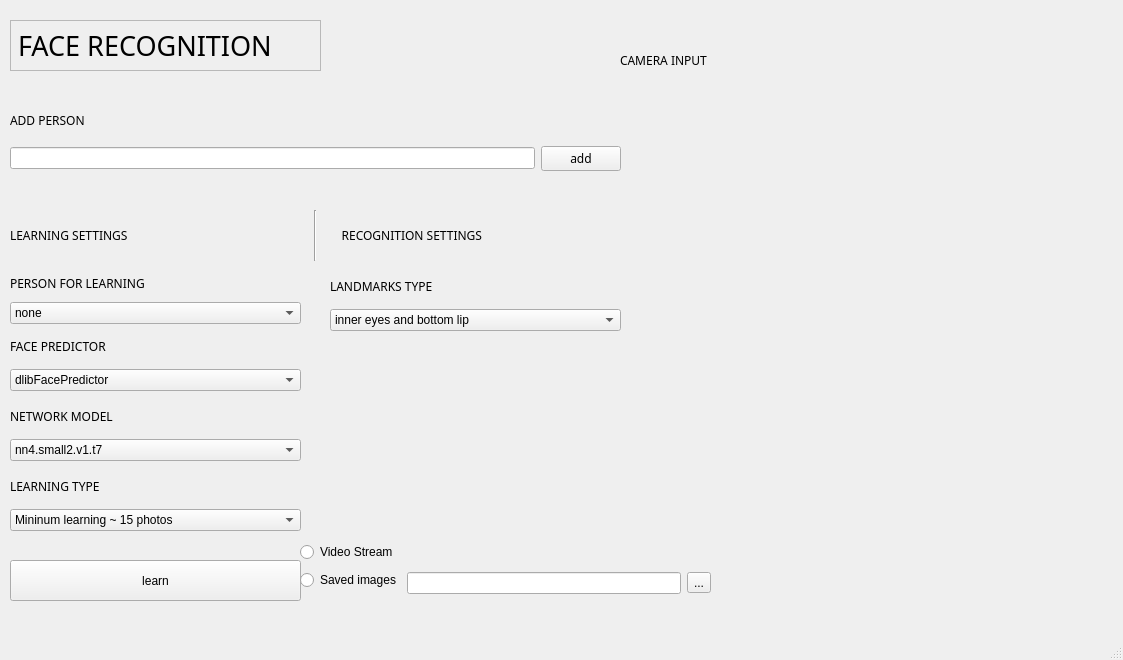
<?xml version="1.0" encoding="UTF-8"?>
<ui version="4.0">
 <class>MainWindow</class>
 <widget class="QMainWindow" name="MainWindow">
  <property name="geometry">
   <rect>
    <x>0</x>
    <y>0</y>
    <width>1123</width>
    <height>660</height>
   </rect>
  </property>
  <property name="palette">
   <palette>
    <active>
     <colorrole role="Shadow">
      <brush brushstyle="SolidPattern">
       <color alpha="255">
        <red>41</red>
        <green>186</green>
        <blue>1</blue>
       </color>
      </brush>
     </colorrole>
    </active>
    <inactive>
     <colorrole role="Shadow">
      <brush brushstyle="SolidPattern">
       <color alpha="255">
        <red>186</red>
        <green>186</green>
        <blue>185</blue>
       </color>
      </brush>
     </colorrole>
    </inactive>
    <disabled>
     <colorrole role="Shadow">
      <brush brushstyle="SolidPattern">
       <color alpha="255">
        <red>186</red>
        <green>186</green>
        <blue>185</blue>
       </color>
      </brush>
     </colorrole>
    </disabled>
   </palette>
  </property>
  <property name="windowTitle">
   <string>MainWindow</string>
  </property>
  <widget class="QWidget" name="centralwidget">
   <widget class="QLabel" name="label">
    <property name="geometry">
     <rect>
      <x>10</x>
      <y>20</y>
      <width>311</width>
      <height>51</height>
     </rect>
    </property>
    <property name="font">
     <font>
      <family>Rachana</family>
      <pointsize>20</pointsize>
     </font>
    </property>
    <property name="frameShape">
     <enum>QFrame::StyledPanel</enum>
    </property>
    <property name="text">
     <string>FACE RECOGNITION</string>
    </property>
   </widget>
   <widget class="QLabel" name="label_2">
    <property name="geometry">
     <rect>
      <x>620</x>
      <y>40</y>
      <width>431</width>
      <height>41</height>
     </rect>
    </property>
    <property name="font">
     <font>
      <family>Rachana</family>
     </font>
    </property>
    <property name="text">
     <string>CAMERA INPUT</string>
    </property>
   </widget>
   <widget class="QPushButton" name="pushButton_2">
    <property name="geometry">
     <rect>
      <x>10</x>
      <y>560</y>
      <width>291</width>
      <height>41</height>
     </rect>
    </property>
    <property name="text">
     <string>learn</string>
    </property>
   </widget>
   <widget class="QWidget" name="layoutWidget">
    <property name="geometry">
     <rect>
      <x>10</x>
      <y>330</y>
      <width>291</width>
      <height>61</height>
     </rect>
    </property>
    <layout class="QVBoxLayout" name="verticalLayout_3">
     <item>
      <widget class="QLabel" name="label_7">
       <property name="font">
        <font>
         <family>Rachana</family>
        </font>
       </property>
       <property name="text">
        <string>FACE PREDICTOR</string>
       </property>
      </widget>
     </item>
     <item>
      <widget class="QComboBox" name="comboBox_2">
       <item>
        <property name="text">
         <string>dlibFacePredictor</string>
        </property>
       </item>
      </widget>
     </item>
    </layout>
   </widget>
   <widget class="QWidget" name="layoutWidget_2">
    <property name="geometry">
     <rect>
      <x>10</x>
      <y>400</y>
      <width>291</width>
      <height>61</height>
     </rect>
    </property>
    <layout class="QVBoxLayout" name="verticalLayout_4">
     <item>
      <widget class="QLabel" name="label_8">
       <property name="font">
        <font>
         <family>Rachana</family>
        </font>
       </property>
       <property name="text">
        <string>NETWORK MODEL</string>
       </property>
      </widget>
     </item>
     <item>
      <widget class="QComboBox" name="comboBox_3">
       <item>
        <property name="text">
         <string>nn4.small2.v1.t7</string>
        </property>
       </item>
      </widget>
     </item>
    </layout>
   </widget>
   <widget class="QWidget" name="layoutWidget_3">
    <property name="geometry">
     <rect>
      <x>330</x>
      <y>270</y>
      <width>291</width>
      <height>61</height>
     </rect>
    </property>
    <layout class="QVBoxLayout" name="verticalLayout_5">
     <item>
      <widget class="QLabel" name="label_9">
       <property name="font">
        <font>
         <family>Rachana</family>
        </font>
       </property>
       <property name="text">
        <string>LANDMARKS TYPE</string>
       </property>
      </widget>
     </item>
     <item>
      <widget class="QComboBox" name="comboBox_4">
       <item>
        <property name="text">
         <string>inner eyes and bottom lip</string>
        </property>
       </item>
       <item>
        <property name="text">
         <string>outer eyes and nose</string>
        </property>
       </item>
      </widget>
     </item>
    </layout>
   </widget>
   <widget class="QWidget" name="layoutWidget">
    <property name="geometry">
     <rect>
      <x>10</x>
      <y>100</y>
      <width>611</width>
      <height>71</height>
     </rect>
    </property>
    <layout class="QVBoxLayout" name="verticalLayout">
     <item>
      <widget class="QLabel" name="label_3">
       <property name="font">
        <font>
         <family>Rachana</family>
        </font>
       </property>
       <property name="text">
        <string>ADD PERSON</string>
       </property>
      </widget>
     </item>
     <item>
      <layout class="QHBoxLayout" name="horizontalLayout">
       <item>
        <widget class="QLineEdit" name="lineEdit"/>
       </item>
       <item>
        <widget class="QPushButton" name="pushButton">
         <property name="font">
          <font>
           <family>Rachana</family>
          </font>
         </property>
         <property name="text">
          <string>add</string>
         </property>
        </widget>
       </item>
      </layout>
     </item>
    </layout>
   </widget>
   <widget class="QWidget" name="layoutWidget">
    <property name="geometry">
     <rect>
      <x>10</x>
      <y>210</y>
      <width>611</width>
      <height>51</height>
     </rect>
    </property>
    <layout class="QHBoxLayout" name="horizontalLayout_2">
     <item>
      <widget class="QLabel" name="label_5">
       <property name="font">
        <font>
         <family>Rachana</family>
        </font>
       </property>
       <property name="text">
        <string>LEARNING SETTINGS</string>
       </property>
      </widget>
     </item>
     <item>
      <widget class="Line" name="line">
       <property name="orientation">
        <enum>Qt::Vertical</enum>
       </property>
      </widget>
     </item>
     <item>
      <widget class="QLabel" name="label_6">
       <property name="font">
        <font>
         <family>Rachana</family>
        </font>
       </property>
       <property name="text">
        <string>      RECOGNITION SETTINGS</string>
       </property>
      </widget>
     </item>
    </layout>
   </widget>
   <widget class="QWidget" name="layoutWidget">
    <property name="geometry">
     <rect>
      <x>10</x>
      <y>270</y>
      <width>291</width>
      <height>54</height>
     </rect>
    </property>
    <layout class="QVBoxLayout" name="verticalLayout_2">
     <item>
      <widget class="QLabel" name="label_4">
       <property name="font">
        <font>
         <family>Rachana</family>
        </font>
       </property>
       <property name="text">
        <string>PERSON FOR LEARNING</string>
       </property>
      </widget>
     </item>
     <item>
      <widget class="QComboBox" name="comboBox">
       <item>
        <property name="text">
         <string>none</string>
        </property>
       </item>
      </widget>
     </item>
    </layout>
   </widget>
   <widget class="QLabel" name="label_11">
    <property name="enabled">
     <bool>true</bool>
    </property>
    <property name="geometry">
     <rect>
      <x>620</x>
      <y>80</y>
      <width>491</width>
      <height>481</height>
     </rect>
    </property>
    <property name="text">
     <string/>
    </property>
   </widget>
   <widget class="QWidget" name="layoutWidget_4">
    <property name="geometry">
     <rect>
      <x>10</x>
      <y>470</y>
      <width>291</width>
      <height>61</height>
     </rect>
    </property>
    <layout class="QVBoxLayout" name="verticalLayout_6">
     <item>
      <widget class="QLabel" name="label_12">
       <property name="font">
        <font>
         <family>Rachana</family>
        </font>
       </property>
       <property name="text">
        <string>LEARNING TYPE</string>
       </property>
      </widget>
     </item>
     <item>
      <widget class="QComboBox" name="comboBox_5">
       <item>
        <property name="text">
         <string>Mininum learning ~ 15 photos</string>
        </property>
       </item>
       <item>
        <property name="text">
         <string>Medium learning  ~ 30 photos</string>
        </property>
       </item>
       <item>
        <property name="text">
         <string>Deep learning ~ 70 photos</string>
        </property>
       </item>
      </widget>
     </item>
    </layout>
   </widget>
   <widget class="QWidget" name="layoutWidget">
    <property name="geometry">
     <rect>
      <x>300</x>
      <y>540</y>
      <width>411</width>
      <height>54</height>
     </rect>
    </property>
    <layout class="QHBoxLayout" name="horizontalLayout_4">
     <item>
      <layout class="QVBoxLayout" name="verticalLayout_7">
       <item>
        <widget class="QRadioButton" name="radioButton">
         <property name="text">
          <string>Video Stream</string>
         </property>
        </widget>
       </item>
       <item>
        <widget class="QRadioButton" name="radioButton_2">
         <property name="text">
          <string>Saved images</string>
         </property>
        </widget>
       </item>
      </layout>
     </item>
     <item>
      <layout class="QVBoxLayout" name="verticalLayout_8">
       <item>
        <spacer name="verticalSpacer">
         <property name="orientation">
          <enum>Qt::Vertical</enum>
         </property>
         <property name="sizeHint" stdset="0">
          <size>
           <width>20</width>
           <height>13</height>
          </size>
         </property>
        </spacer>
       </item>
       <item>
        <layout class="QHBoxLayout" name="horizontalLayout_3">
         <item>
          <widget class="QLineEdit" name="lineEdit_2">
           <property name="enabled">
            <bool>true</bool>
           </property>
          </widget>
         </item>
         <item>
          <widget class="QToolButton" name="toolButton">
           <property name="text">
            <string>...</string>
           </property>
          </widget>
         </item>
        </layout>
       </item>
      </layout>
     </item>
    </layout>
   </widget>
  </widget>
  <widget class="QMenuBar" name="menubar">
   <property name="geometry">
    <rect>
     <x>0</x>
     <y>0</y>
     <width>1123</width>
     <height>25</height>
    </rect>
   </property>
  </widget>
  <widget class="QStatusBar" name="statusbar"/>
 </widget>
 <resources/>
 <connections/>
</ui>
